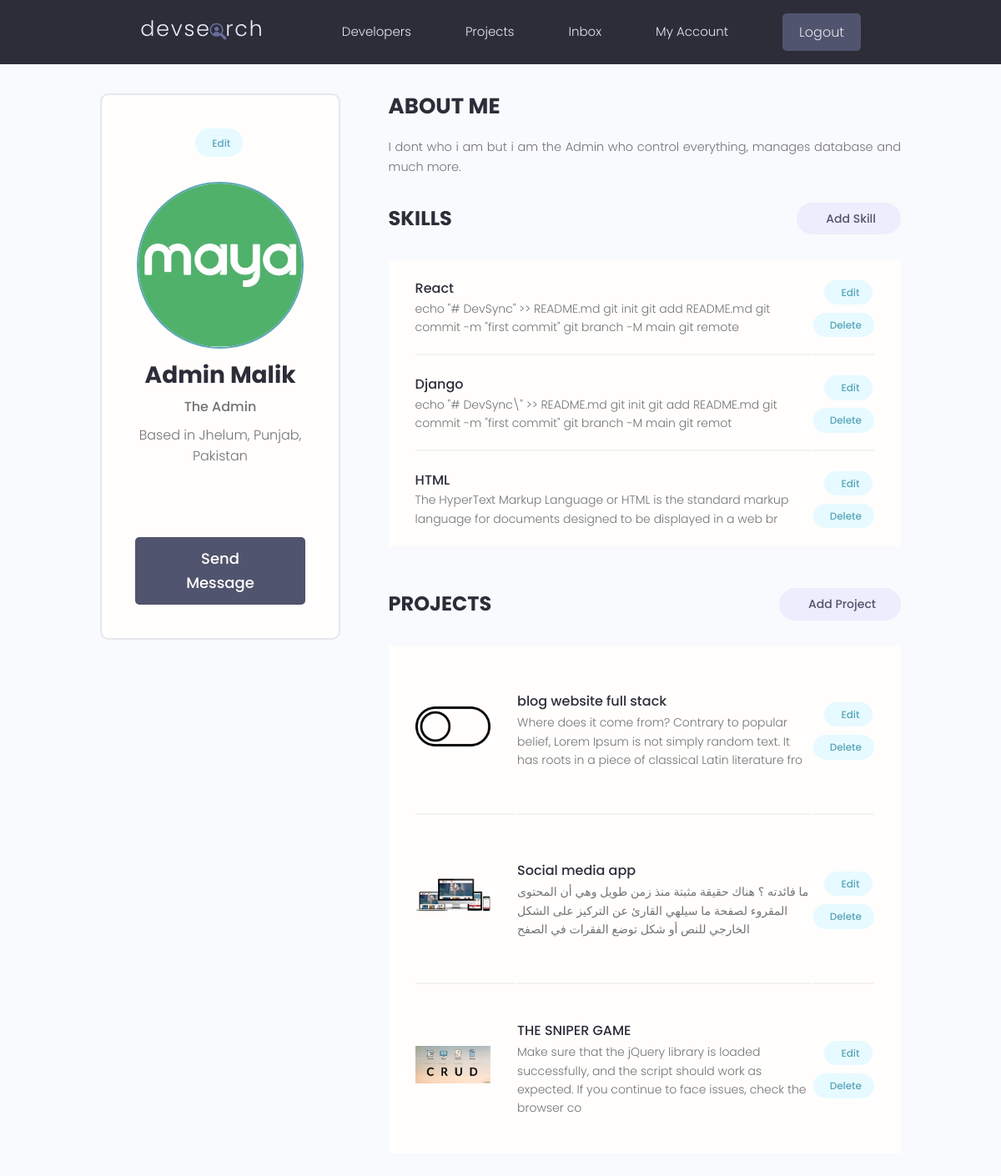
The page /user-account/ (signed in) on the database its author committed.
### users/models.py (models this page shows, shortened)
class Profile(models.Model):
    user = models.OneToOneField(User,on_delete=models.CASCADE,null=True,blank=True)
    name = models.CharField(max_length=200,null=True,blank=True)
    email = models.EmailField(max_length=200,unique = True,null=True,blank=True)
    username = models.CharField(max_length=200,null=True,blank=True)
    headline = models.CharField(max_length=200,null=True,blank=True)
    bio = models.TextField(null=True,blank=True)
    location = models.CharField(max_length=200,null=True,blank=True)
    profile_image = models.ImageField(max_length=200,null=True,blank=True,upload_to='profiles/',default='default_profile.png')
    social_github = models.CharField(max_length=200,null=True,blank=True)
    social_twitter = models.CharField(max_length=200,null=True,blank=True)
    social_linkedin = models.CharField(max_length=200,null=True,blank=True)
    social_youtube = models.CharField(max_length=200,null=True,blank=True)
    social_website = models.CharField(max_length=200,null=True,blank=True)
    created = models.DateTimeField(auto_now_add=True)
    id = models.UUIDField(default=uuid.uuid4,unique=True,primary_key=True,editable=False)

class Skills(models.Model):
    owner = models.ForeignKey(Profile, on_delete=models.CASCADE,null=True,blank=True)
    name = models.CharField(max_length=200,null=True,blank=True)
    description = models.TextField(null=True,blank=True)
    created = models.DateTimeField(auto_now_add=True)
    id = models.UUIDField(default=uuid.uuid4,unique=True,primary_key=True,editable=False)

### app2024/models.py (models this page shows, shortened)
class Project(models.Model):
    owner = models.ForeignKey(Profile,null=True,blank=True,on_delete=models.SET_NULL)
    title = models.CharField(max_length=200)
    description = models.TextField(null=True,blank=True)
    demo_link = models.CharField(max_length=2000,null=True,blank=True)
    source_link = models.CharField(max_length=2000,null=True,blank=True)
    featured_image = models.ImageField(null=True,blank=True,default='default.jpg')
    tags = models.ManyToManyField('Tag',blank=True)
    vote_total = models.IntegerField(default = 0,null=True,blank=True)
    vote_ratio = models.IntegerField(default = 0,null=True,blank=True)
    created = models.DateTimeField(auto_now_add=True)
    id = models.UUIDField(default=uuid.uuid4,unique=True,primary_key=True,editable=False)
    class Meta:
        ordering = ['created']

### users/views.py (the view)
# urls.py: path('user-account/', views.userAccount, name='user-account'),
@login_required(login_url="login-User")
def userAccount(request):
    profile = request.user.profile
    context = {'page' : 'Profile', 'profile': profile}
    return render(request, 'user_account.html',context)

### templates/user_account.html (shortened to what this page needs)
{% extends "base.html" %}
{% block content %}
<main class="settingsPage profile my-md">
  <div class="container">
    <div class="layout">
      <div class="column column--1of3">
        <div class="card text-center">
          <div class="card__body dev">
            <a class="tag tag--pill tag--main settings__btn" href="{% url 'edit-account' %}"> Edit</a>
            <img class="avatar avatar--xl dev__avatar" src="{{ profile.profile_image.url }}" />
            <h2 class="dev__name">{{ profile.name }}</h2>
            <p class="dev__title">{{ profile.headline }}</p>
            <p class="dev__location">Based in {{ profile.location }}</p>
            <ul class="dev__social">
            </ul>
            <a href="#" class="btn btn--sub btn--lg">Send Message </a>
          </div>
        </div>
      </div>
      <div class="column column--2of3">
        <div class="devInfo">
          <h3 class="devInfo__title">About Me</h3>
          <p class="devInfo__about">
            {{ profile.bio }}
          </p>
        </div>
        <div class="settings">
          <h3 class="settings__title">Skills</h3>
          <a class="tag tag--pill tag--sub settings__btn tag--lg" href="{% url 'add-skill' %}"> Add Skill</a>
        </div>
        <table class="settings__table">
          {% for skill in profile.skills_set.all %}
          <tr>
            <td class="settings__tableInfo">
              <h4>{{ skill.name }}</h4>
              <p>
                {{ skill.description|slice:"120" }}
              </p>
            </td>
            <td class="settings__tableActions">
              <a class="tag tag--pill tag--main settings__btn" href="{% url 'edit-skill' skill.id %}"> Edit</a>
              <a class="tag tag--pill tag--main settings__btn" href="{% url 'delete-skill' skill.id %}">
                Delete</a>
            </td>
          </tr>
            {% endfor %}
        </table>
        <div class="settings">
          <h3 class="settings__title">Projects</h3>
          <a class="tag tag--pill tag--sub settings__btn tag--lg" href="{% url 'create-project' %}"> Add Project</a>
        </div>
        <table class="settings__table">
          {% for project in profile.project_set.all %}
          <tr>
            <td class="settings__thumbnail">
              <a href="{% url 'projectpage' project.id %}"><img src="{{ project.featured_image.url }}" alt="Project Thumbnail" /></a>
            </td>
            <td class="settings__tableInfo">
              <a href="{% url 'projectpage' project.id %}">{{ project.title }}</a>
              <p>
                {{ project.description|slice:150 }}
              </p>
            </td>
            <td class="settings__tableActions">
              <a class="tag tag--pill tag--main settings__btn" href="{% url 'update-project' project.id %}"> Edit</a>
              <a class="tag tag--pill tag--main settings__btn" href="{% url 'delete-project' project.id %}">
                Delete</a>
            </td>
          </tr>
          {% endfor %}
        </table>
      </div>
    </div>
  </div>
</main>
{% endblock content %}

### static/styles/app.css (style rules this page uses)
:root { --color-sub: #2d2d39; }
.btn--sub { background-color: var(--color-sub-light); }
.card { border: 2px solid var(--color-light); }
img { width: 100%; }
.profile .card > .dev { padding: 4rem; }
.dev__avatar { display: block; margin: auto; }
.dev__name { color: var(--color-sub); font-size: 2.8rem; font-weight: 700; margin-top: 1rem; margin-bottom: 0.5rem; }
.dev__title { font-size: 1.6rem; font-weight: 500; line-height: 1.3; }
.dev__location { margin-top: 1rem; }
.dev__social { margin: 3rem 0; list-style: none; display: flex; justify-content: center; gap: 1.5rem; }
.devInfo { margin-bottom: 3rem; }
.devInfo__title, .devInfo__subtitle { font-size: 2.6rem; color: var(--color-sub); text-transform: uppercase; font-weight: 700; margin-bottom: 1.5rem; }
.devInfo__about, .devSkill__info { font-size: 1.45rem; line-height: 1.7; text-align: justify; }
.settingsPage .dev > .settings__btn { display: inline-block; margin-bottom: 3rem; }
.settings { display: flex; justify-content: space-between; align-items: center; }
.settings__title { font-size: 2.4rem; text-transform: uppercase; font-weight: 700; color: var(--color-sub); }
.settings__table { margin-top: 3rem; margin-bottom: 5rem; padding: 0 3rem; background: var(--color-white); }
.settings__table tr { width: 100%; }
.settings__table tr > td { padding: 2rem 0; }
.settings__table tr:not(:last-child) td { border-bottom: 2px solid var(--color-white-light); }
.settings__thumbnail { width: 23%; min-width: 10rem; }
.settings__thumbnail img { padding-right: 3rem; height: 15rem; object-fit: contain; }
.settings__tableInfo { width: 100%; }
.settings__tableInfo h4, .settings__tableInfo a { padding-right: 1rem; width: auto; font-size: 1.6rem; font-weight: 500; color: var(--color-sub); }
.settings__tableInfo p { font-size: 1.4rem; }
.settings__tableActions { text-align: right; }

### static/uikit/styles/modules/_variables.css (style rules this page uses)
:root { --color-main: #5aa5b9; --color-main-light: #e6faff; --color-sub: #3f4156; --color-sub-light: #51546e; --color-sub-lighter: #ededfd; --color-text: #737373; --color-gray: #8b8b8b; --color-light: #e5e7eb; --color-light-gray: #767676; --color-bg: #f8fafd; --color-white: #fffefd; --color-white-light: #f3f3f3; --color-success: #359e64; --color-success-bg: #def8e8; --color-error: #fc4b0b; --color-error-bg: #fff2ee; --font-base: 'Poppins', arial, helvetica, 'Segoe UI', roboto, ubuntu, sans-serif; --font-monospace: 'Fira Code', 'Courier New', courier, monospace; --font-regular: 300; --font-medium: 500; --font-bold: 700; --generic-shadow: 1px 1px 5px #00000010; --generic-transition: all 0.3s ease-in-out; }

### static/uikit/styles/modules/_base.css (style rules this page uses)
* { margin: 0; padding: 0; box-sizing: border-box; text-rendering: optimizeLegibility; color: inherit; font-size: inherit; }
html { font-size: 50%; }
@media only screen and (min-width: 480px) { html { font-size: 56.25%; } }
@media only screen and (min-width: 1200px) { html { font-size: 62.5%; } }
body { line-height: 1.6; font-weight: 400; font-size: 1.5rem; color: var(--color-text); background-color: var(--color-bg); min-height: 100vh; }

### static/uikit/styles/modules/_typography.css (style rules this page uses)
* { font-family: var(--font-base); }
h2 { font-size: 3.6rem; font-weight: var(--font-bold); }
h3 { font-size: 3.2rem; font-weight: var(--font-medium); }
h4 { font-size: 2.8rem; font-weight: var(--font-medium); }
p, span, strong { font-size: 1.6rem; color: var(--color-text); font-weight: var(--font-regular); }
a { padding-bottom: 2px; text-decoration: none; display: inline-block; color: var(--color-main); font-weight: var(--font-medium); }

### static/uikit/styles/modules/_utilities.css (style rules this page uses)
.container { width: 92%; max-width: 165rem; margin: 0 auto; box-sizing: border-box; }
@media screen and (min-width: 1000px) { .container { width: 90%; } }
@media screen and (min-width: 1200px) { .container { width: 80%; } }
.text-center { text-align: center; }
.my-md { margin: 3rem auto; }

### static/uikit/styles/modules/_avatar.css (style rules this page uses)
.avatar { border-radius: 50%; border: 2px solid var(--color-main); object-fit: cover; }
.avatar--xl { height: 20rem; width: 20rem; }

### static/uikit/styles/modules/_card.css (style rules this page uses)
.card { border-radius: 1rem; background-color: var(--color-white); border: 1.5px solid var(--color-light); width: auto; height: auto; margin-top: 0.5rem; margin-bottom: 0.5rem; overflow: hidden; }
.card__body, .card__header { padding: 2rem 2.5rem; }

### static/uikit/styles/modules/_layout.css (style rules this page uses)
.layout { display: flex; flex-flow: row wrap; justify-content: space-between; }
.layout > .column { margin-bottom: 3rem; }
.layout > .column.column--1of3 { flex-basis: 30%; }
.layout > .column.column--2of3 { flex-basis: 64%; }

### rows shown on the page
Profile: profile_image (picture), name "Admin Malik", headline "The Admin", location "Jhelum, Punjab, Pakistan", bio "I dont who i am but i am the Admin who control everything, manages database and much more."
Skills: name "React", description "echo \"# DevSync\" >> README.md git init git add README.md git commit -m \"first commit\" git branch -M main git remote"
Skills: name "Django", description "echo \"# DevSync\\\" >> README.md git init git add README.md git commit -m \"first commit\" git branch -M main git remot"
Skills: name "HTML", description "The HyperText Markup Language or HTML is the standard markup language for documents designed to be displayed in a web br"
Project: featured_image (picture), title "blog website full stack", description "Where does it come from? Contrary to popular belief, Lorem Ipsum is not simply random text. It has roots in a piece of classical Latin literature fro"
Project: featured_image (picture), title "Social media app", description "ما فائدته ؟ هناك حقيقة مثبتة منذ زمن طويل وهي أن المحتوى المقروء لصفحة ما سيلهي القارئ عن التركيز على الشكل الخارجي للنص أو شكل توضع الفقرات في الصفح"
Project: featured_image (picture), title "THE SNIPER GAME", description "Make sure that the jQuery library is loaded successfully, and the script should work as expected. If you continue to face issues, check the browser co"
